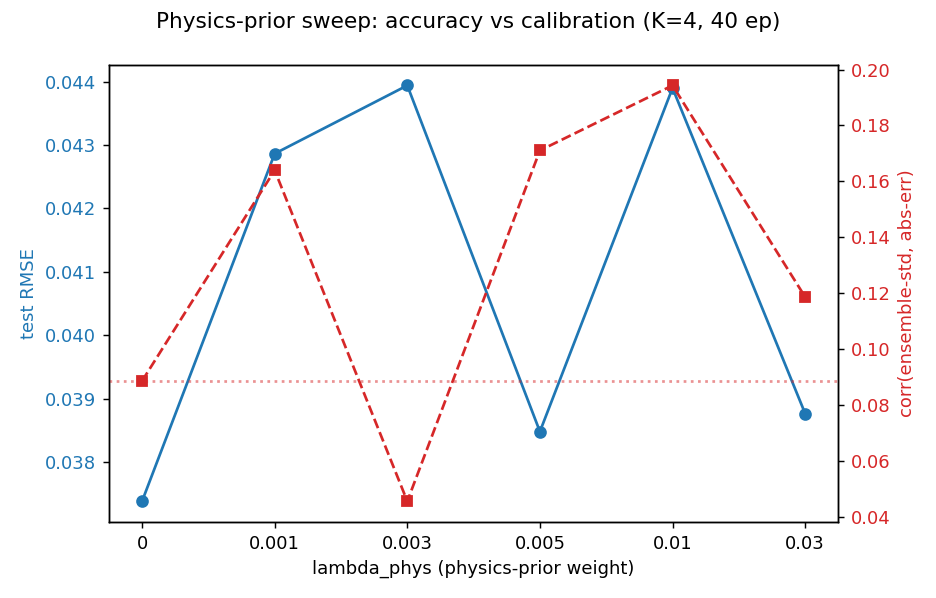

The Python source for this figure:
"""pi_lambda_sweep.py — sweep the physics-prior weight lambda for the PI deep-ensemble emulator [#3c].

pi_emulator_ensemble.py found the AT2 graph-Dirichlet prior cuts test RMSE ~12% at lambda=5e-3 but
HURTS ensemble calibration: corr(std,err) fell 0.13 -> -0.02. The reason is structural — imposing the
SAME smoothness prior on every member makes them agree, collapsing the disagreement a deep ensemble
turns into uncertainty. So accuracy and calibration pull in opposite directions in lambda.

This sweeps lambda to map that trade-off and pick the sweet spot: the lambda with the best (lowest)
RMSE among those that do NOT degrade calibration below the plain ensemble (lambda=0). It reuses the
exact training / evaluation used in pi_emulator_ensemble.py so the numbers are directly comparable.

Run:   python3 pi_lambda_sweep.py                       (writes pi_lambda_sweep.png)
Knobs: PI_K=4  PI_EPOCHS=40  PI_THREADS=4  PI_LAMS=0,1e-3,3e-3,5e-3,1e-2,3e-2
"""
from __future__ import annotations

import os
import time

import numpy as np
import torch

from phasefield_emulator_compare import load_cached
from pi_emulator_ensemble import eval_ensemble, train_ensemble


def main():
    K = int(os.environ.get("PI_K", 4))
    epochs = int(os.environ.get("PI_EPOCHS", 40))
    threads = int(os.environ.get("PI_THREADS", "4"))
    if threads > 0:
        torch.set_num_threads(threads)
    lams = [float(x) for x in os.environ.get("PI_LAMS", "0,1e-3,3e-3,5e-3,1e-2,3e-2").split(",")]

    samples, edges, n_seed, (nx, ny) = load_cached()
    ei = torch.tensor(edges)
    test_ids = set(range(n_seed - 8, n_seed))
    train = [s for s in samples if s[2] not in test_ids]
    test = [s for s in samples if s[2] in test_ids]
    print(f"sweep lambdas={lams}  K={K} epochs={epochs} threads={threads} "
          f"train={len(train)} test={len(test)} grid={nx}x{ny}", flush=True)

    rows = []  # (lam, rmse, corr, loc)
    for li, lam in enumerate(lams):
        t0 = time.time()
        models = train_ensemble(f"l={lam:g}", train, ei, 300 + 10 * li, lam, K, epochs)
        r = eval_ensemble(models, test, ei)
        rows.append((lam, r["rmse"], r["corr"], r["loc"]))
        print(f"  lambda={lam:<7g} RMSE={r['rmse']:.4f} corr={r['corr']:+.2f} "
              f"bnd/int={r['loc']:.2f} ({time.time() - t0:.0f}s)", flush=True)

    base_rmse, base_corr = rows[0][1], rows[0][2]
    print("\n  lambda     RMSE      corr(std,err)   bnd/int    dRMSE vs base")
    for lam, rmse, corr, loc in rows:
        print(f"  {lam:<8g}  {rmse:.4f}    {corr:+.2f}          {loc:.2f}      {base_rmse - rmse:+.4f}")

    # Sweet spot: minimum RMSE among lambdas that keep calibration >= the plain ensemble.
    keep = [r for r in rows if np.isfinite(r[2]) and r[2] >= base_corr - 1e-9]
    if keep:
        best = min(keep, key=lambda r: r[1])
        print(f"\nSweet spot (min RMSE s.t. corr >= baseline {base_corr:+.2f}): "
              f"lambda={best[0]:g}  RMSE={best[1]:.4f} ({base_rmse - best[1]:+.4f})  corr={best[2]:+.2f}")
    else:
        print(f"\nNo lambda>0 preserves baseline calibration ({base_corr:+.2f}) — "
              f"the accuracy gain genuinely costs ensemble diversity here (honest trade-off).")

    import matplotlib
    matplotlib.use("Agg")
    import matplotlib.pyplot as plt
    xs = list(range(len(rows)))
    fig, ax1 = plt.subplots(figsize=(7.2, 4.6))
    ax1.plot(xs, [r[1] for r in rows], "o-", color="tab:blue", label="test RMSE")
    ax1.set_xlabel("lambda_phys (physics-prior weight)")
    ax1.set_ylabel("test RMSE", color="tab:blue")
    ax1.tick_params(axis="y", labelcolor="tab:blue")
    ax1.set_xticks(xs)
    ax1.set_xticklabels([f"{r[0]:g}" for r in rows])
    ax2 = ax1.twinx()
    ax2.plot(xs, [r[2] for r in rows], "s--", color="tab:red", label="corr(std,err)")
    ax2.axhline(base_corr, color="tab:red", ls=":", alpha=0.5)
    ax2.set_ylabel("corr(ensemble-std, abs-err)", color="tab:red")
    ax2.tick_params(axis="y", labelcolor="tab:red")
    fig.suptitle(f"Physics-prior sweep: accuracy vs calibration (K={K}, {epochs} ep)")
    fig.tight_layout()
    fig.savefig("pi_lambda_sweep.png", dpi=130)
    print("wrote pi_lambda_sweep.png")


if __name__ == "__main__":
    main()
